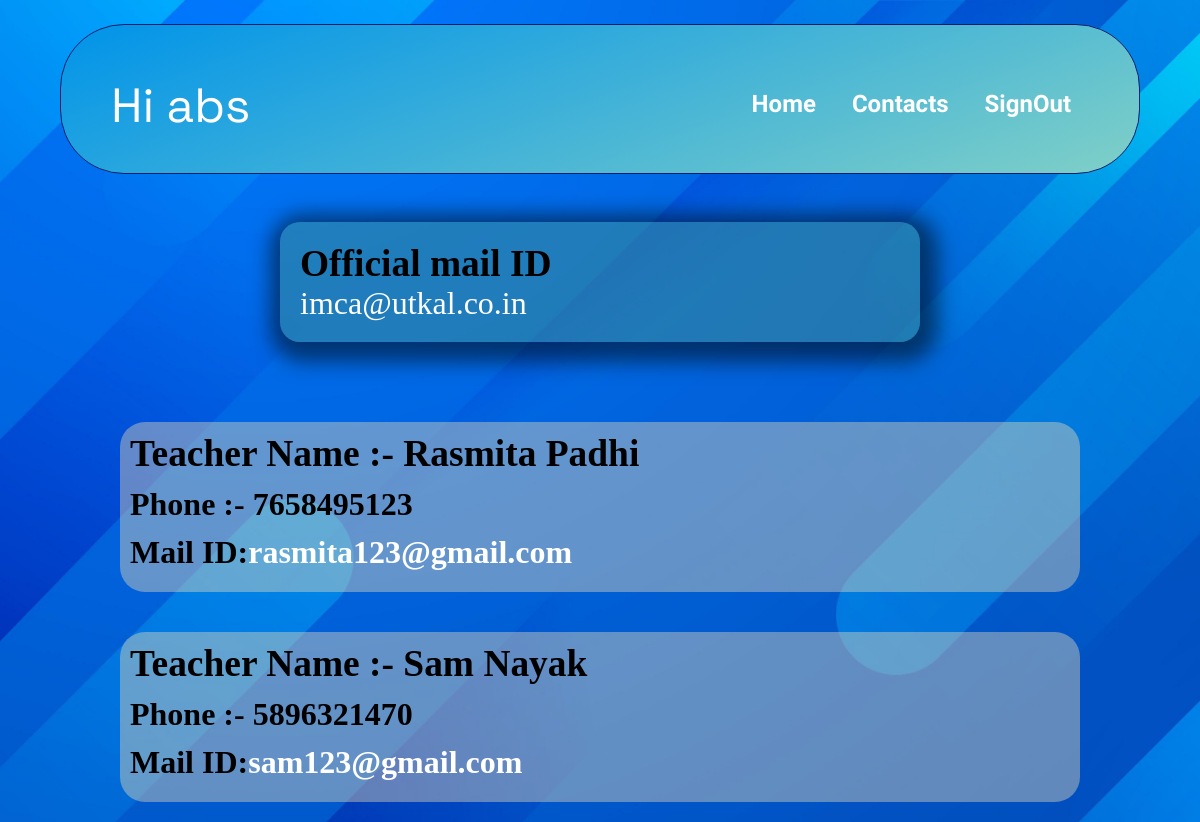
The page /studentComp/contacts.php (signed in) on the database its author committed.
### tables this page shows
CREATE TABLE `teacher` (
  `id` int(11) NOT NULL,
  `name` varchar(50) NOT NULL,
  `email` varchar(50) NOT NULL,
  `mobile` bigint(10) NOT NULL,
  `password` varchar(15) NOT NULL
);

### studentComp/contacts.php (the view, shortened to what this page needs)
<?php
    include_once 'student_nav.php';
?>
<!DOCTYPE html>
<html lang="en">
<head>
    <link rel="stylesheet" href="../css/contacts.css">
</head>
<body>
    <div class="container">
        <div class="official">
            <h3>Official mail ID</h3>
            <p class="mail"><a href="mailto:imca@utkal.co.in">imca@utkal.co.in</a></p>
        </div>
        <?php
            $qry = "SELECT * FROM teacher";
            $res = mysqli_query($con,$qry);
            while($row = mysqli_fetch_array($res))
            {
                ?>
                <div class="teacher">
                <h3 class="name">Teacher Name :- <?php echo $row['name'] ?></h3>
                <h4 class="phone">Phone :- <?php echo $row['mobile'] ?></h4>
                <h4 class="mail">Mail ID:<a href="mailto:<?php echo $row['email'] ?>"><?php echo $row['email'] ?></a></h4>
                </div>
                <?php
            }
            ?>
    </div>
</body>

### css/contacts.css (style rules this page uses)
* { margin: 0; box-sizing: border-box; }
body { background-image: url("../images/blue-gradient.jpg"); background-size: cover; }
a { text-decoration: none; color: white; }
.container { display: flex; flex-direction: column; align-items: center; justify-content: center; }
.official { display: flex; flex-direction: column; width: 80vh; padding: 20px; margin: 2% auto; column-gap: 20px; font-size: 2rem; margin-bottom: 5%; background-color: rgba(65, 141, 141, 0.5); border-radius: 20px; box-shadow: 4px 6px 20px 14px rgba(0, 0, 0, 0.5); }
.teacher { display: flex; flex-direction: column; width: 120vh; font-size: 2rem; justify-content: space-between; height: 170px; background-color: rgba(245, 222, 179, 0.4); border-radius: 25px; padding: 10px; transition: 300ms ease-in-out; margin: 20px auto; }

### rows shown on the page
teacher: name "Rasmita Padhi", mobile "7658495123", email "rasmita123@gmail.com"
teacher: name "Sam Nayak", mobile "5896321470", email "sam123@gmail.com"

### other values the page prints
$nm "abs"
